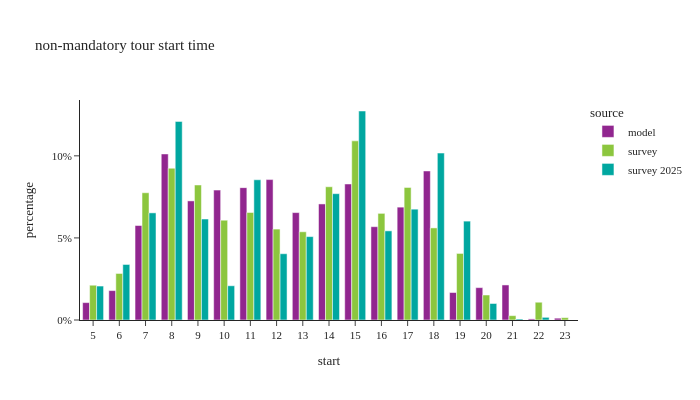

Here is the notebook cell this chart was saved with:
### Markdown cell above
## non-mandatory tour start time

### Code cell
df_plot = non_m_tour_data.groupby(['source','start'])[['tour_weight']].sum().reset_index()
df_plot['percentage'] = df_plot.groupby(['source'], group_keys=False)['tour_weight']. \
    apply(lambda x: x / float(x.sum()))

fig = px.bar(df_plot, x="start", y="percentage", color="source",barmode="group",
             title="non-mandatory tour start time")
fig.for_each_annotation(lambda a: a.update(text = a.text.split("=")[-1]))
fig.update_layout(height=400, width=700, yaxis=dict(tickformat=".0%"), xaxis=dict(dtick="1"))
fig.show()

### Figure 1 — Plotly figure (JSON) as saved in the notebook; plotly's stock layout.template omitted (floating-point values rounded to 4 significant figures)
{"data": [{"alignmentgroup": "True", "hovertemplate": "source=model<br>start=%{x}<br>percentage=%{y}<extra></extra>", "legendgroup": "model", "marker": {"color": "#91268F", "pattern": {"shape": ""}}, "name": "model", "offsetgroup": "model", "orientation": "v", "showlegend": true, "textposition": "auto", "type": "bar", "x": [5.0, 6.0, 7.0, 8.0, 9.0, 10.0, 11.0, 12.0, 13.0, 14.0, 15.0, 16.0, 17.0, 18.0, 19.0, 20.0, 21.0, 22.0, 23.0], "xaxis": "x", "y": [0.01059, 0.01792, 0.05755, 0.1012, 0.07255, 0.07913, 0.08063, 0.08554, 0.06542, 0.0707, 0.08286, 0.05684, 0.06875, 0.09079, 0.01673, 0.01972, 0.02135, 0.0006665, 0.001107], "yaxis": "y"}, {"alignmentgroup": "True", "hovertemplate": "source=survey<br>start=%{x}<br>percentage=%{y}<extra></extra>", "legendgroup": "survey", "marker": {"color": "#8CC63E", "pattern": {"shape": ""}}, "name": "survey", "offsetgroup": "survey", "orientation": "v", "showlegend": true, "textposition": "auto", "type": "bar", "x": [5.0, 6.0, 7.0, 8.0, 9.0, 10.0, 11.0, 12.0, 13.0, 14.0, 15.0, 16.0, 17.0, 18.0, 19.0, 20.0, 21.0, 22.0, 23.0], "xaxis": "x", "y": [0.02119, 0.02835, 0.07752, 0.09246, 0.08226, 0.06079, 0.06549, 0.05538, 0.05375, 0.08117, 0.1091, 0.06496, 0.08077, 0.0561, 0.04055, 0.01522, 0.002652, 0.01082, 0.001435], "yaxis": "y"}, {"alignmentgroup": "True", "hovertemplate": "source=survey 2025<br>start=%{x}<br>percentage=%{y}<extra></extra>", "legendgroup": "survey 2025", "marker": {"color": "#00A7A0", "pattern": {"shape": ""}}, "name": "survey 2025", "offsetgroup": "survey 2025", "orientation": "v", "showlegend": true, "textposition": "auto", "type": "bar", "x": [5.0, 6.0, 7.0, 8.0, 9.0, 10.0, 11.0, 12.0, 13.0, 14.0, 15.0, 16.0, 17.0, 18.0, 19.0, 20.0, 21.0, 22.0], "xaxis": "x", "y": [0.02068, 0.03383, 0.06527, 0.121, 0.06151, 0.02086, 0.08542, 0.04037, 0.0508, 0.07696, 0.1273, 0.0543, 0.06751, 0.1017, 0.06023, 0.01005, 0.0005903, 0.001626], "yaxis": "y"}], "layout": {"barmode": "group", "height": 400, "legend": {"title": {"text": "source"}, "tracegroupgap": 0}, "title": {"text": "non-mandatory tour start time"}, "width": 700, "xaxis": {"anchor": "y", "domain": [0.0, 1.0], "dtick": "1", "title": {"text": "start"}}, "yaxis": {"anchor": "x", "domain": [0.0, 1.0], "tickformat": ".0%", "title": {"text": "percentage"}}}}
